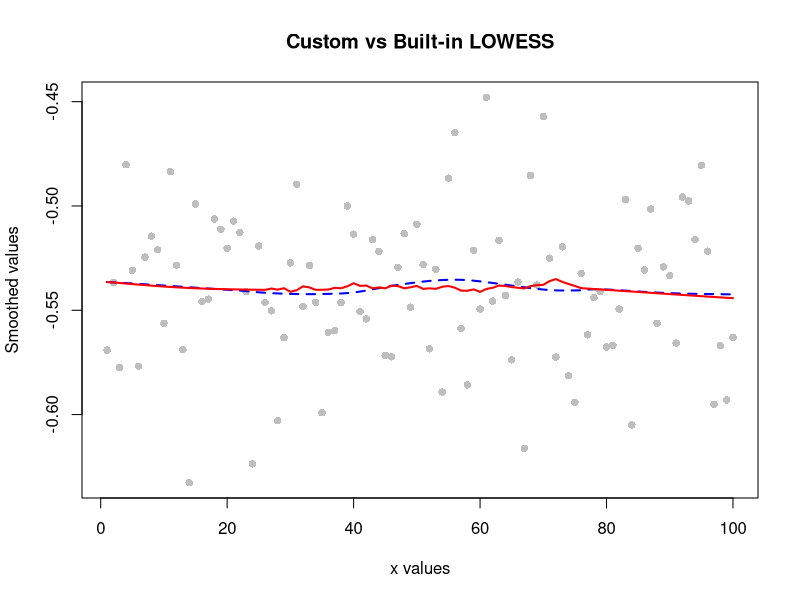

This chart was generated by the following R code:
## ---- chunk 1
set.seed(1)
x <- seq(1,100) 
## ---- chunk 2
n = 100
ei <- rnorm(n, mean = 0, sd = 0.2^2)
Y <- numeric(n)  
for (i in 1:100) {
  y_i <- sin(x[i]/10)+ei
  Y = y_i
}
## ---- chunk 3
customLowess <- function(x, y, f) {
  
  n = length(x)
  k = ceiling(f*n)
  yhat <- numeric(n)
  W <- numeric(n)
# finding the neighbours    
  x_neighbour <- numeric()
  for (j in 1:n) {
    x_j <- x[j]
    dist <- abs(x - x_j)
    dist_sort <- order(dist)
    x_neighbour = dist_sort[1:k]
#Calculate weights on neighbours  
  d_max <- max(x_neighbour)
  W = (1-(dist[x_neighbour]/d_max)^3)^3
#create diagonal matrix of the weights on neigbours
  W = diag(W)
#create the X matrix
  X <- cbind(1,x[x_neighbour])
  X_t <- t(X)
#fit regression
  beta_hat <- solve(X_t %*% W %*% X) %*% X_t %*% W %*% Y[x_neighbour]
  yhat[j] = beta_hat[1] + beta_hat[2] %*% x[j]
  }
  #return the vector containing the yhat elements which are the smoothed out values for the x's
  return(yhat)
}

custom_vals <- customLowess(x,Y,0.5)
## ---- chunk 4
act_val <- lowess(x,Y,f=0.5, iter = 0)
## ---- chunk 5
plot(x, Y, ylab = "Smoothed values", xlab = "x values", main = "Custom vs Built-in LOWESS", col = "gray", pch = 16)
lines(act_val, col = "blue", lwd = 2, lty = 2)   # Built-in LOWESS
lines(custom_vals, col = "red", lwd = 2)  # Custom LOWESS
